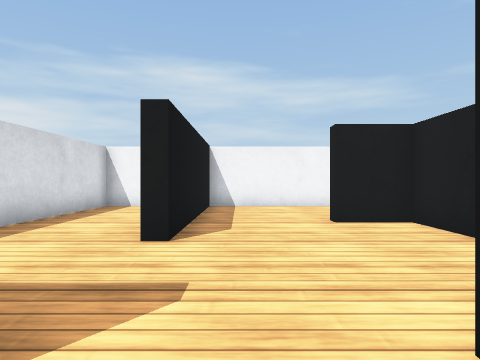
[1] (above)

23 first-person views from a walk through a world built for the Webots simulator. The camera is 0.22 m above the floor, looks level and sees 75° across. The floor is counted in squares, 0.25 m on a side. Each view is taken from the middle of a square. On the plan, view 1 faces up. The plan holds only what a view shows up to about 11 squares ahead; the rest is blank. The robots in the file are not drawn. Webots' stock objects and surfaces are drawn as simple stand-ins.

[2]
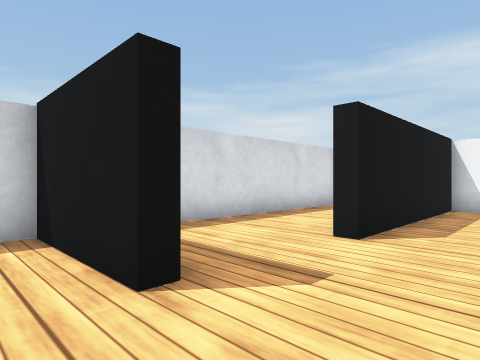

[3]
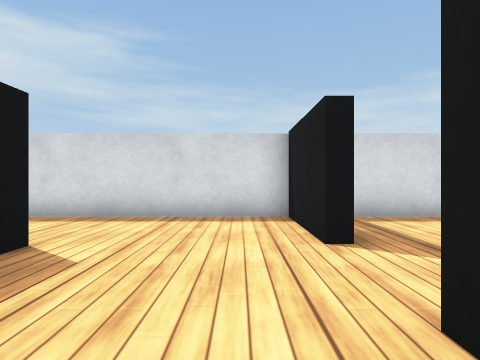

[4]
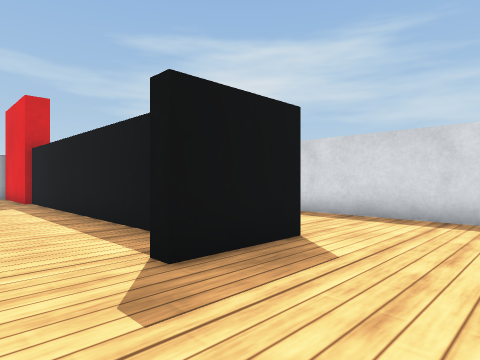

[5]
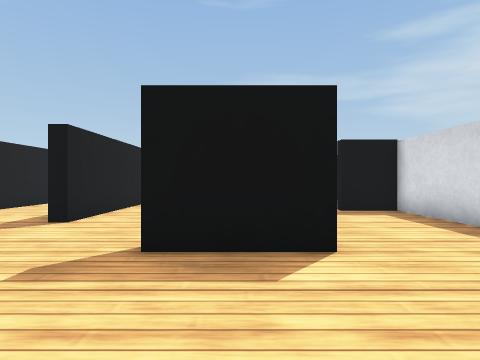

[6]
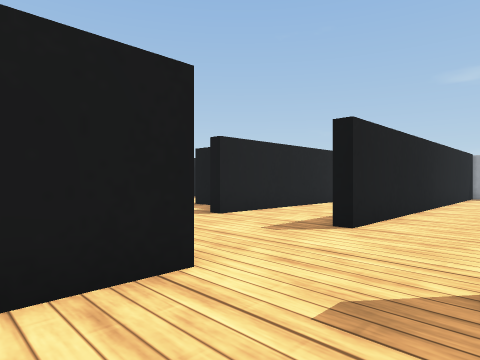

[7]
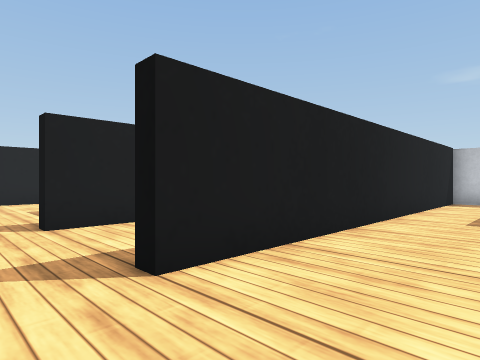

[8]
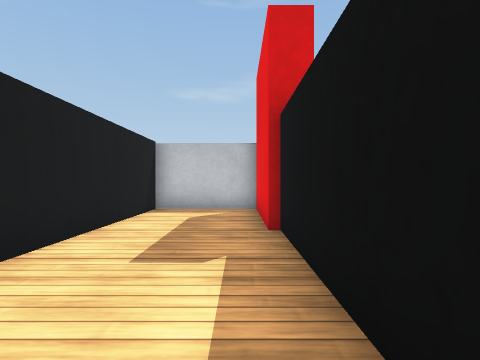

[9]
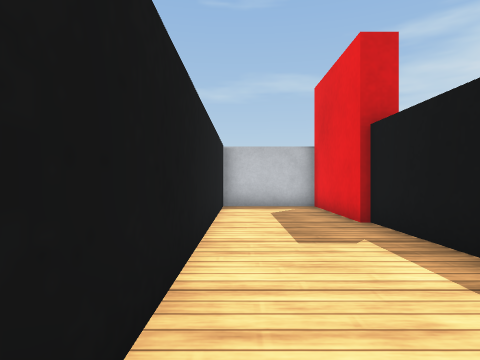

[10]
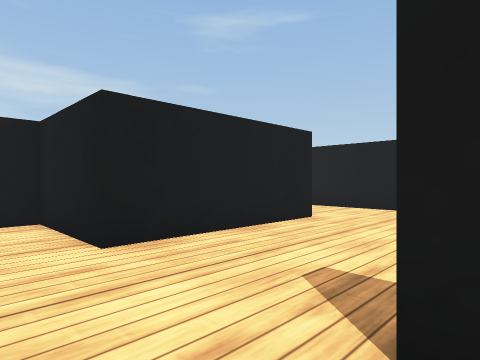

[11]
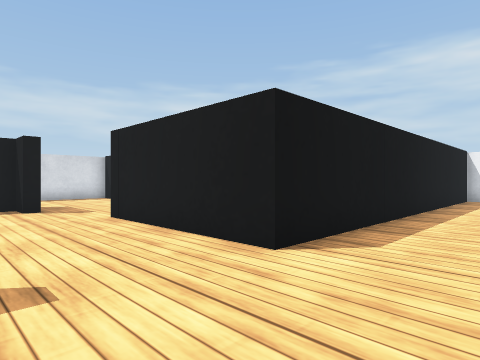

[12]
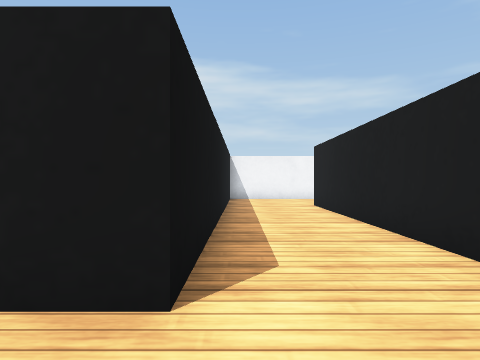

[13]
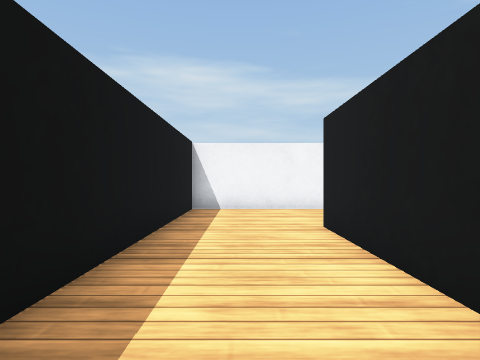

[14]
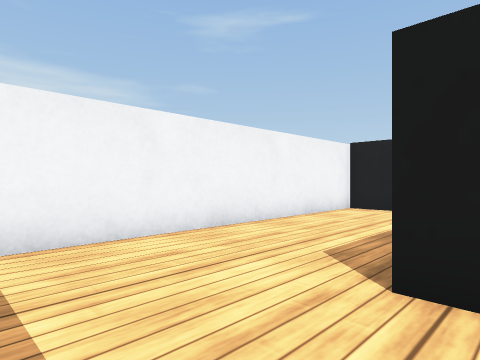

[15]
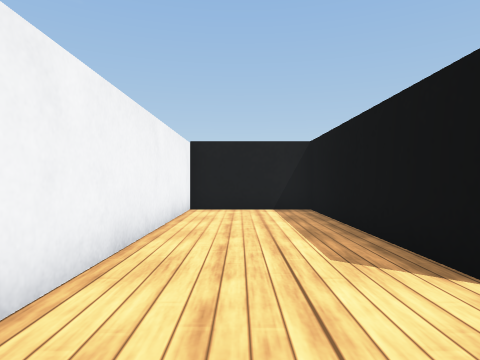

[16]
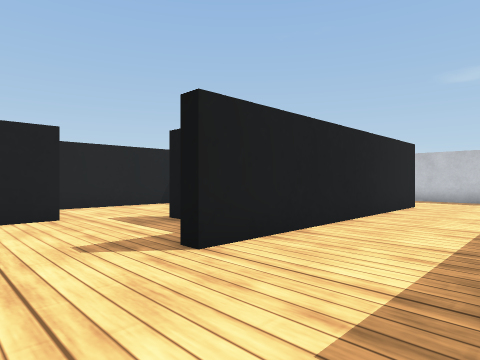

[17]
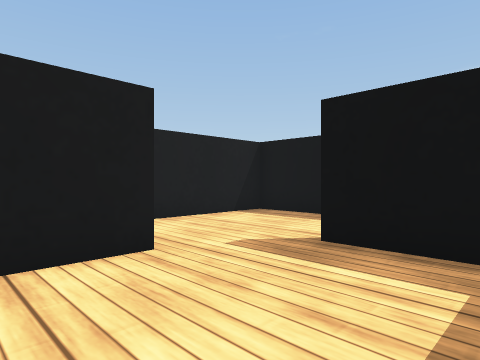

[18]
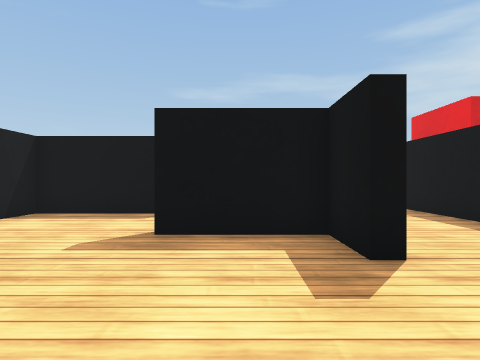

[19]
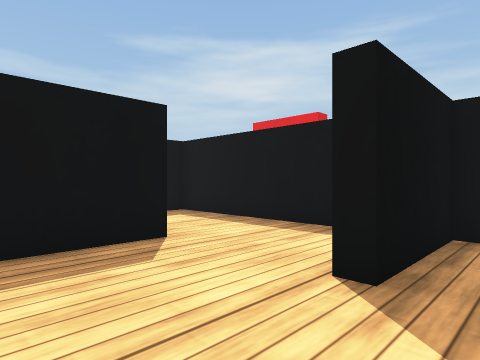

[20]
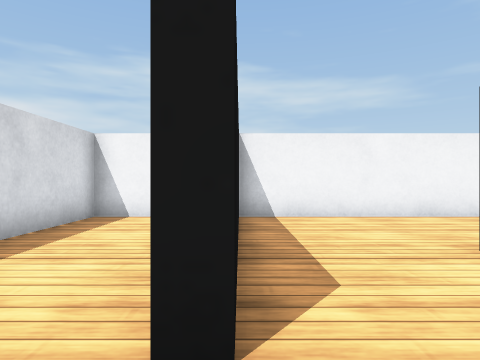

[21]
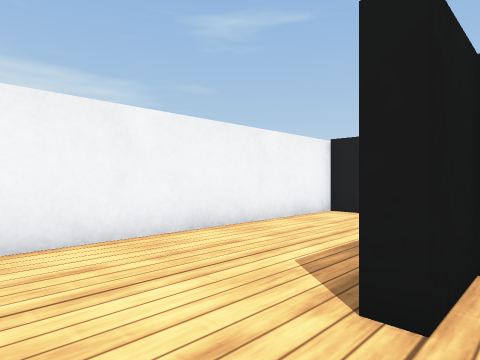

[22]
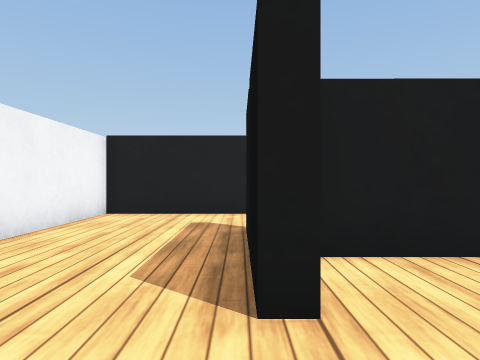

[23]
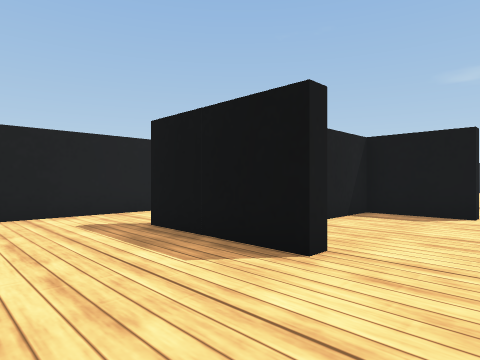

### Floor plan
Points are (right, up) in squares from view 1. A wall is a line through its corners. A room is listed if a view was taken in it or the views show most of it. See-through windows are left out.
Room 1 (views 1, 2, 3, 4, 6, 7, 8, 9, 10)
walls: (-1.2, -2.8) (1.2, -2.8) (1.2, -3.2) (0.3, -3.2) (0.3, -13.5); (3.6, -1.9) (3.6, 1.2) (1.1, 1.2); (0.5, -13.5) (0.5, -17.5) (3.6, -17.5) (3.6, -5.4); (-1.3, 1.2) (-4.5, 1.2) (-4.5, -8) (-2.9, -8) (-2.9, -8.4)
ways out: opening at (0, 1) to room 2; opening at (4, -4) to room 3
Room 2 (views 5, 20, 21)
walls: (-1.3, 1.6) (-1.3, 1.2); (-1, 6.5) (-1, 4.5) (-1.5, 4.5); (1.1, 1.6) (3.6, 1.6) (3.6, 6.5) (2, 6.5); (-3.1, 10.5) (-4.5, 10.5) (-4.5, 2.6)
ways out: opening at (0, 1) to room 1; opening at (0.5, 7) to room 4
Room 3 (views 11, 12, 13, 14, 15, 16, 17, 18, 19)
walls: (11.6, -5.1) (11.6, 6.9) (18.4, 6.9) (18.4, 10.5) (8.5, 10.5) (8.5, -1.9) (3.6, -1.9); (3.6, -5.4) (4, -5.4); (4, -8.5) (4, -11.5); (7.2, -14.3) (7.2, -5.4) (7.6, -5.4) (7.6, -7) (10.4, -7)
ways out: opening at (4, -4) to room 1; opening at (12, -7) to room 5; opening at (5.5, -15)
Room 4 (views 22, 23)
walls: (2, 6.5) (2, 6.9) (5.6, 6.9); (8.1, 5.4) (8.1, 10.5) (-1, 10.5) (-1, 6.5)
ways out: opening at (0.5, 7) to room 2
Room 5 (no view inside)
walls: (10.4, -10.2) (14.4, -10.2) (14.4, -5.8); (10.4, -7) (10.4, -7.5); (7.6, -8.9) (7.6, -11.6)
ways out: opening at (12, -7) to room 3; opening at (9, -10.5)

Positions as (right, up) in squares from view 1, and headings:
1: (0, 0), facing up
2: (1, 0), facing up-left
3: (3, 0), facing left
4: (3, 0), facing down-left
5: (0, 1), facing down
6: (1, 0), facing down-right
7: (1, -4), facing down-right
8: (1, -8), facing down
9: (3, -7), facing down
10: (2, -6), facing up-right
11: (11, -5), facing up-left
12: (9, -4), facing up
13: (10, 1), facing up
14: (9, 6), facing up-right
15: (9, 9), facing right
16: (4, -3), facing down-right
17: (8, -3), facing down-right
18: (9, -2), facing down
19: (13, -6), facing down-left
20: (-1, 3), facing up
21: (0, 6), facing up-right
22: (0, 7), facing right
23: (0, 10), facing down-right
